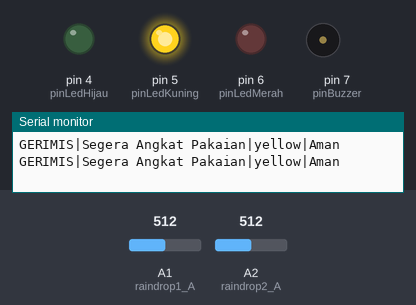
Simulated run of this sketch. Board: Arduino Uno, built with avr-gcc and run on an emulated ATmega328P. On the bench: output pins drawn as LEDs (lit = HIGH), buzzer (waves = sounding, pin HIGH), the last lines printed to the serial monitor. The test bench sets the inputs (shaded band); at power-on: A1 (raindrop1_A) = 512, A2 (raindrop2_A) = 512.

Above: at 1.8 s.
1.9 s: A1 (raindrop1_A) set to 411
3.4 s: A1 (raindrop1_A) set to 392
At 4.3 s:
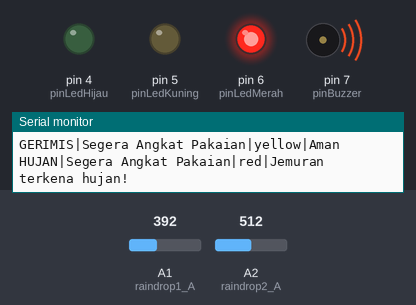
5.5 s: A1 (raindrop1_A) set to 710
At 7.1 s:
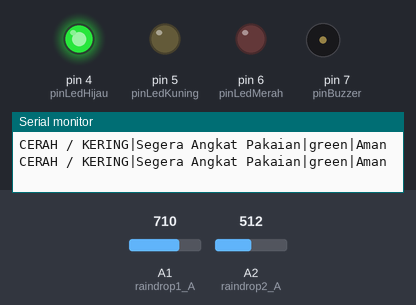
7.5 s: A2 (raindrop2_A) set to 682
9.0 s: A2 (raindrop2_A) set to 713
Timing chart, 0 to 12.0 s (numbered marks = the images above; inputs shaded):
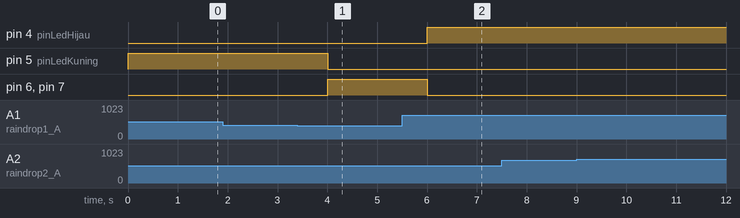

Measured:
- the behaviour switches between 400 and 399 on A1 (raindrop1_A) (found by bisection; images 0 and 1)
- after the input at 3.4 s, pin 5 (pinLedKuning): HIGH → LOW after 0.60 s; pin 6 (pinLedMerah), pin 7 (pinBuzzer): LOW → HIGH after 0.60 s
- after the input at 5.5 s, pin 4 (pinLedHijau): LOW → HIGH after 0.51 s; pin 6 (pinLedMerah), pin 7 (pinBuzzer): HIGH → LOW after 0.51 s

The sketch:

arduino_sketch.ino
```cpp
// Definisi Pin Output
const int pinBuzzer = 7;
const int pinLedMerah = 6;
const int pinLedKuning = 5;
const int pinLedHijau = 4;

// Definisi Pin Analog (Gunakan Arduino yang punya minimal 2 pin analog, seperti UNO/Nano)
const int raindrop1_A = A1; // Sensor Cuaca
const int raindrop2_A = A2; // Sensor Jemuran

// Batas Nilai Ambang (Threshold)
const int batasHujanLebat = 400;
const int batasGerimis    = 700;

void setup() {
  // Inisialisasi komunikasi Serial via USB-C
  Serial.begin(9600);

  pinMode(pinBuzzer, OUTPUT);
  pinMode(pinLedMerah, OUTPUT);
  pinMode(pinLedKuning, OUTPUT);
  pinMode(pinLedHijau, OUTPUT);
}

void loop() {
  int nilaiCuaca = analogRead(raindrop1_A);
  int nilaiJemuran = analogRead(raindrop2_A);

  String statusCuaca = "";
  String kondisiJemuran = "";
  String warna = "";
  String peringatan = "Aman";

  // LOGIKA STATUS & KONTROL HARDWARE LOKAL
  if (nilaiCuaca < batasHujanLebat) {
    statusCuaca = "HUJAN";
    warna = "red";
    peringatan = "Jemuran terkena hujan!";
    digitalWrite(pinLedMerah, HIGH);
    digitalWrite(pinLedKuning, LOW);
    digitalWrite(pinLedHijau, LOW);
    digitalWrite(pinBuzzer, HIGH);
  }
  else if (nilaiCuaca >= batasHujanLebat && nilaiCuaca < batasGerimis) {
    statusCuaca = "GERIMIS";
    warna = "yellow";
    digitalWrite(pinLedMerah, LOW);
    digitalWrite(pinLedKuning, HIGH);
    digitalWrite(pinLedHijau, LOW);
    digitalWrite(pinBuzzer, LOW);
  }
  else {
    statusCuaca = "CERAH / KERING";
    warna = "green";
    digitalWrite(pinLedMerah, LOW);
    digitalWrite(pinLedKuning, LOW);
    digitalWrite(pinLedHijau, HIGH);
    digitalWrite(pinBuzzer, LOW);
  }

  // LOGIKA SENSOR JEMURAN
  if (nilaiJemuran < batasGerimis) {
    kondisiJemuran = "Segera Angkat Pakaian";
  } else {
    kondisiJemuran = "Aman Ditinggal";
  }

  // Kirim data ke USB-C dalam bentuk satu baris teks terstruktur
  // Format: STATUS_CUACA|KONDISI_JEMURAN|WARNA_INDIKATOR|PERINGATAN
  Serial.print(statusCuaca);     Serial.print("|");
  Serial.print(kondisiJemuran);   Serial.print("|");
  Serial.print(warna);           Serial.print("|");
  Serial.println(peringatan);

  delay(1000); // Update data setiap 1 detik
}
```
